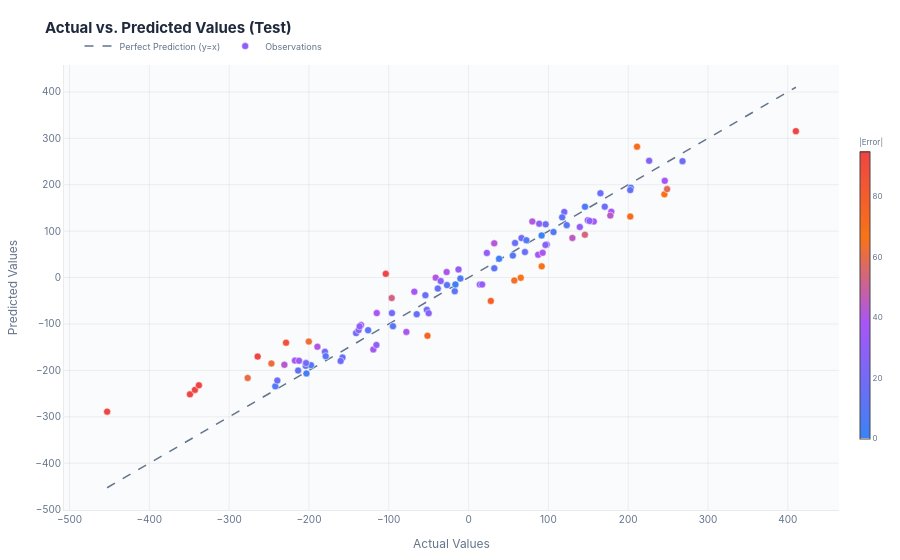

Notebook code for this chart:
### Markdown cell above
### 📈 Regression Plots

### Code cell
plotter_reg = DiagnosticPlotter(reg_results)

# Actual vs Predicted Chart
fig_actual = plotter_reg.plot_actual_vs_predicted(subset="test")
fig_actual.show()

### Figure 1 — Plotly figure (JSON) as saved in the notebook; plotly's stock layout.template omitted (floating-point values rounded to 4 significant figures)
{"data": [{"hoverinfo": "skip", "line": {"color": "#64748b", "dash": "dash", "width": 1.5}, "mode": "lines", "name": "Perfect Prediction (y=x)", "x": [-452.9, 410.1], "y": [-452.9, 410.1], "type": "scatter"}, {"customdata": [0, 1, 2, 3, 4, 5, 6, 7, 8, 9, 10, 11, 12, 13, 14, 15, 16, 17, 18, 19, 20, 21, 22, 23, 24, 25, 26, 27, 28, 29, 30, 31, 32, 33, 34, 35, 36, 37, 38, 39, 40, 41, 42, 43, 44, 45, 46, 47, 48, 49, 50, 51, 52, 53, 54, 55, 56, 57, 58, 59, 60, 61, 62, 63, 64, 65, 66, 67, 68, 69, 70, 71, 72, 73, 74, 75, 76, 77, 78, 79, 80, 81, 82, 83, 84, 85, 86, 87, 88, 89, 90, 91, 92, 93, 94, 95, 96, 97, 98, 99], "hovertemplate": "<b>Actual:</b> %{x:.4f}<br><b>Predicted:</b> %{y:.4f}<br><b>Absolute Error:</b> %{marker.color:.4f}<extra></extra>", "marker": {"cmax": 94.72, "cmin": 0, "color": [29.14, 73.98, 16.54, 21.62, 17.15, 36.12, 40.36, 9.638, 66.04, 78.31, 31.82, 17.3, 12.26, 11.97, 37.1, 58.15, 21.26, 38.6, 12.54, 0.8282, 20.18, 97.5, 32.41, 62.26, 14.82, 52.31, 6.844, 13.86, 27.56, 37.36, 30.37, 10.78, 8.699, 16.08, 43.99, 65.9, 53.36, 9.978, 8.304, 26.68, 8.122, 35.55, 17.79, 37.98, 9.653, 26.74, 111.8, 19.35, 33.18, 42.87, 37.55, 94.09, 13.97, 44.65, 2.239, 29.76, 30.13, 67.46, 25.73, 39.37, 71.08, 25.99, 60.46, 13.98, 16.33, 41.0, 13.17, 39.44, 38.58, 39.12, 18.74, 24.72, 8.065, 7.943, 31.34, 7.862, 19.45, 17.74, 29.59, 41.04, 27.43, 61.81, 41.65, 100.9, 9.999, 25.41, 94.57, 12.51, 15.51, 63.6, 1.616, 164.0, 30.15, 14.26, 19.38, 105.7, 71.03, 88.37, 3.407, 18.23], "colorbar": {"len": 0.7, "thickness": 10, "tickfont": {"color": "#64748b", "size": 8}, "title": {"font": {"color": "#64748b", "size": 8}, "text": "|Error|"}, "xpad": 5, "ypad": 5}, "colorscale": [[0.0, "#3b82f6"], [0.4, "#a855f7"], [0.7, "#f97316"], [1.0, "#ef4444"]], "line": {"color": "#ffffff", "width": 0.5}, "size": 7}, "mode": "markers", "name": "Observations", "x": [14.12, -51.47, 165.2, 119.9, 268.1, 156.9, -189.4, 203.2, 245.3, 27.87, 16.95, -52.29, 32.2, -17.33, 178.8, 248.7, -141.0, -217.6, -125.9, 91.52, -180.0, -349.1, -134.7, -200.2, -38.56, -96.37, 145.9, -204.1, 88.48, 245.8, 139.4, -27.0, -197.4, -54.11, 177.6, 65.37, 145.7, 123.0, 106.4, 97.97, -10.26, -119.3, 170.6, 87.2, -179.0, -50.01, -103.7, -203.6, -212.4, -230.8, -67.97, -264.3, 202.5, 130.1, 38.21, -115.5, -12.61, 91.64, 149.4, 92.78, 202.6, 96.39, -276.8, -64.95, 58.23, 79.86, -213.5, -27.48, -115.0, -77.94, 66.32, -137.8, 55.46, -242.1, -136.5, 72.42, -96.03, -239.6, 151.6, -41.2, -34.96, -247.0, 32.13, -342.9, -94.75, 226.2, 410.1, 117.3, 70.63, 57.34, -16.47, -452.9, 22.89, -158.0, -160.3, -337.9, 211.1, -228.7, -203.1, 96.58], "y": [-15.02, -125.5, 181.8, 141.5, 250.9, 120.7, -149.0, 193.6, 179.3, -50.45, -14.88, -69.59, 19.94, -29.3, 141.8, 190.6, -119.7, -179.0, -113.3, 90.69, -159.8, -251.6, -102.3, -137.9, -23.74, -44.06, 152.7, -190.2, 116.0, 208.5, 109.0, -16.23, -188.7, -38.03, 133.6, -0.5261, 92.37, 113.0, 98.12, 71.29, -2.139, -154.9, 152.8, 49.22, -169.4, -76.75, 8.021, -184.3, -179.3, -187.9, -30.42, -170.2, 188.6, 85.42, 40.45, -145.2, 17.51, 24.17, 123.7, 53.41, 131.5, 70.4, -216.3, -78.93, 74.55, 120.9, -200.4, 11.96, -76.47, -117.1, 85.06, -113.1, 47.39, -234.2, -105.2, 80.29, -76.58, -221.9, 122.0, -0.1575, -7.524, -185.2, 73.78, -242.0, -104.7, 251.7, 315.5, 129.8, 55.12, -6.257, -14.85, -288.9, 53.05, -172.2, -179.7, -232.2, 282.1, -140.3, -206.5, 114.8], "type": "scatter"}], "layout": {"title": {"font": {"family": "Inter, system-ui, -apple-system, sans-serif", "color": "#1e293b", "size": 15}, "text": "<b>Actual vs. Predicted Values (Test)</b>", "x": 0.05, "xanchor": "left", "y": 0.96}, "font": {"family": "Inter, system-ui, -apple-system, sans-serif", "color": "#1e293b", "size": 11}, "margin": {"l": 55, "r": 20, "t": 65, "b": 45}, "legend": {"font": {"size": 9, "color": "#64748b"}, "orientation": "h", "yanchor": "bottom", "y": 1.01, "xanchor": "left", "x": 0.02, "bgcolor": "rgba(0,0,0,0)", "bordercolor": "rgba(0,0,0,0)", "borderwidth": 0}, "hoverlabel": {"font": {"family": "Inter, system-ui, -apple-system, sans-serif", "color": "#1e293b", "size": 11}, "bgcolor": "#ffffff", "bordercolor": "rgba(0, 0, 0, 0.08)"}, "paper_bgcolor": "#ffffff", "plot_bgcolor": "#fafbfc", "showlegend": true, "hovermode": "closest", "xaxis": {"title": {"font": {"size": 12, "color": "#64748b", "family": "Inter, system-ui, -apple-system, sans-serif"}, "text": "Actual Values"}, "tickfont": {"color": "#64748b", "size": 10}, "gridcolor": "rgba(0, 0, 0, 0.06)", "linecolor": "rgba(0, 0, 0, 0.08)", "zerolinecolor": "rgba(0, 0, 0, 0.06)", "zerolinewidth": 1}, "yaxis": {"title": {"font": {"size": 12, "color": "#64748b", "family": "Inter, system-ui, -apple-system, sans-serif"}, "text": "Predicted Values"}, "tickfont": {"color": "#64748b", "size": 10}, "gridcolor": "rgba(0, 0, 0, 0.06)", "linecolor": "rgba(0, 0, 0, 0.08)", "zerolinecolor": "rgba(0, 0, 0, 0.06)", "zerolinewidth": 1}}}
